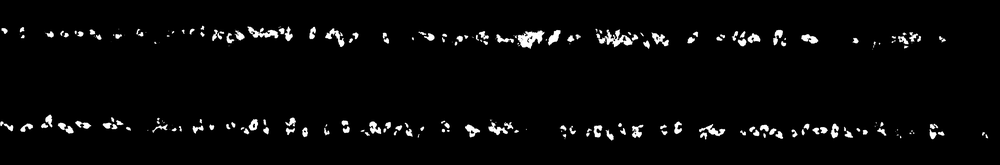
#> input picture l._Mask_count_Seg-CNN/Mask_plot/msk_CNN/2201_1003_7m_msk.png, 1000 x 165 px, shrunk from 3872 x 640 before the run, found by its file name; its folder holds only this picture in this run
$ jupyter execute --allow-errors StandCount_M2-CV2.ipynb   (shell and % lines are left out)
#> lines starting #> are read from the running program, lines starting #| are printed output that depends on the picture; after the words box and inside, x2 and y2 are one past the last pixel; in counts of white or black regions, pixels touching at a corner belong together
<a href="https://colab.research.google.com/drive/1Xm6l4Drtfj3Dxy7T0XsV655javYVAy4S" target="_parent"></a>

[cell 1]
from google.colab import drive
drive.mount('/content/drive')

[cell 2]
# Import libraries
import cv2
import numpy as np
import os
import matplotlib.pyplot as plt
import math
from google.colab.patches import cv2_imshow

Note: When apply this method to high image resolution (7m altitude of flight), the X value from `X*dist_transform.max()` have to be increased, as well as use blur images.

In this stydy were used:

*   10m:

  - No blur images
  - `0.1*dist_transform.max()`

*   7m:

  - Blur images
  - `0.3*dist_transform.max()`

[cell 3]
%cd '/content/drive/MyDrive/UAS_Beans/Beans_StandCount/2022/SVREC/ByStep/l._Mask_count_Seg-CNN'

img_dir = '/content/drive/MyDrive/UAS_Beans/Beans_StandCount/2022/SVREC/ByStep/l._Mask_count_Seg-CNN/Mask_plot/msk_CNN'
img_dir

if os.path.exists(img_dir):
      img = cv2.imread(img_dir)
else:
      print("Path does not exist:", img_dir)

prefixes = ["2201", "2202"]

img_list = sorted(os.listdir(img_dir))
img_list = [v for v in img_list if v.startswith(tuple(prefixes)) and v.endswith('.png')]
print(img_list)
print(len(img_list))

[cell 4]
stand_list = []
for img in img_list:

  image = cv2.imread(os.path.join(img_dir, img))
#> image is the input picture: shape (165, 1000, 3); min 0, max 255, mean 7.9

  gray = cv2.cvtColor(image, cv2.COLOR_BGR2GRAY)

  kernel = np.ones((3,3),np.uint8)
  blur = gray.copy()
  gray = cv2.morphologyEx(gray, cv2.MORPH_CLOSE, kernel)

  blur = cv2.GaussianBlur(gray, (5, 5), 0)
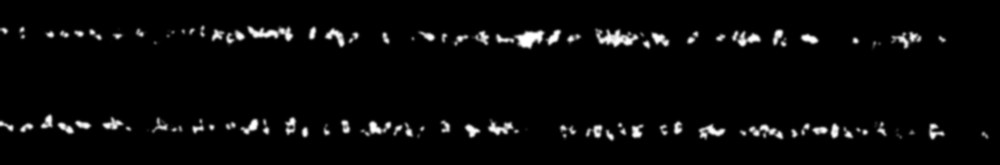
#> blur: shape (165, 1000); min 0, max 255, mean 8.9
    # plt.imshow(blur)

  dist_transform = cv2.distanceTransform(blur,cv2.DIST_L2,5)
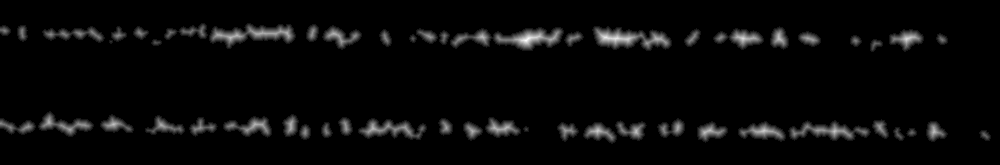
#> dist_transform: shape (165, 1000) float32; min 0, max 10.79, mean 0.376; drawn with min black and max white
  #canny = cv2.morphologyEx(canny, cv2.MORPH_OPEN, np.ones((3,3),np.uint8))
  #plt.figure(figsize = (15,10))
  #plt.imshow(dist_transform, interpolation='nearest')

  # Draw sure figure from distance transform
  ret, sure_fg = cv2.threshold(dist_transform,0.3*dist_transform.max(),255,0) # 0.2 is important, the bigger it is, the object is smaller (to the object center)
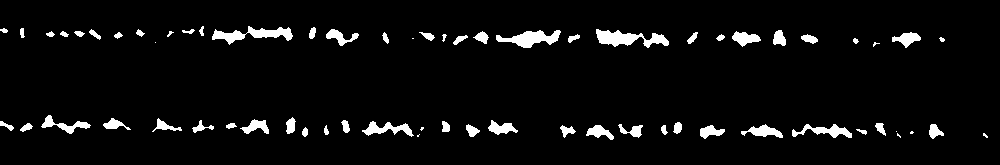
#> sure_fg: shape (165, 1000) float32; 4.8% white; 66 white regions (10 under 20 px), largest, box (x1, y1, x2, y2) and area: (596, 29, 669, 48) 707, (212, 26, 293, 45) 644, (496, 30, 561, 48) 604
#> ret = 3.24
  sure_fg = np.uint8(sure_fg)
#> sure_fg: shape (165, 1000); 4.8% white; 66 white regions (10 under 20 px)

  # [8 lines of commented-out code are left out]

  (cnt, hierarchy) = cv2.findContours(
  sure_fg.copy(), cv2.RETR_EXTERNAL, cv2.CHAIN_APPROX_NONE)
#> cnt = 66 contours, 14 with area under 20; largest, box (x1, y1, x2, y2) and area: (596, 29, 669, 48) 620, (212, 26, 293, 45) 552, (496, 30, 561, 48) 532, (792, 124, 852, 138) 312, (362, 121, 414, 137) 304
  rgb = cv2.cvtColor(image, cv2.COLOR_BGR2RGB)
  cv2.drawContours(rgb, cnt, -1, (0, 255, 0), 2)
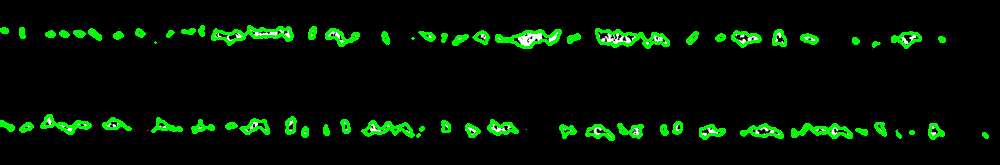
#> rgb: shape (165, 1000, 3); 5.92% of pixels changed, all inside (x1, y1, x2, y2) = (0, 25, 989, 141)

  stand_list.append([img.split('.')[0], len(cnt)]) ## saving stand count number
  print("Counting: bean plant per plot : ", len(cnt))
#| Counting: bean plant per plot :  66

stand = np.array(stand_list)
np.savetxt('./SC_7m_M2_pred.csv', stand, delimiter= ',', fmt="%s")

$ run again, on l._Mask_count_Seg-CNN/Mask_plot/msk_CNN/2201_1008_7m_msk.png
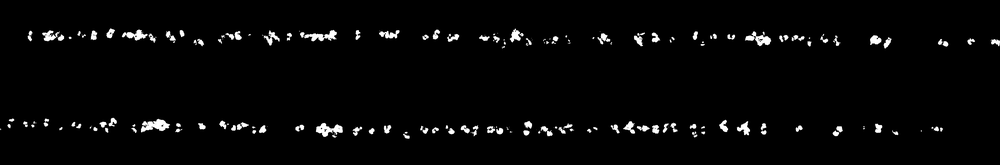
#> input picture l._Mask_count_Seg-CNN/Mask_plot/msk_CNN/2201_1008_7m_msk.png, 1000 x 165 px, shrunk from 3872 x 640 before the run, found by its file name
#> image is the input picture: shape (165, 1000, 3); min 0, max 255, mean 6.6
#> `ret, sure_fg = cv2.threshold(dist_transform,0.3*dist_transform.max(),2..`:
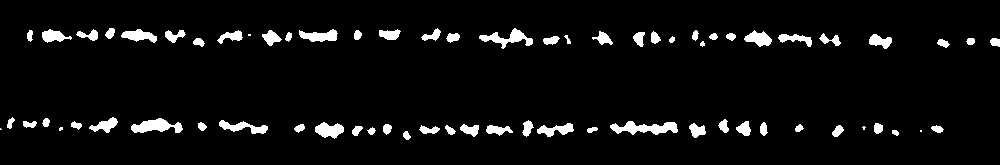
#> sure_fg: shape (165, 1000) float32; 5.2% white; 69 white regions (5 under 20 px), largest, box (x1, y1, x2, y2) and area: (610, 121, 678, 135) 540, (131, 118, 183, 133) 463, (479, 28, 533, 49) 420
#> ret = 2.58
#> cnt = 69 contours, 7 with area under 20; largest, box (x1, y1, x2, y2) and area: (610, 121, 678, 135) 466, (131, 118, 183, 133) 406, (479, 28, 533, 49) 353, (315, 122, 344, 139) 286, (299, 29, 338, 42) 276
#> `cv2.drawContours(rgb, cnt, -1, (0, 255, 0), 2)`:
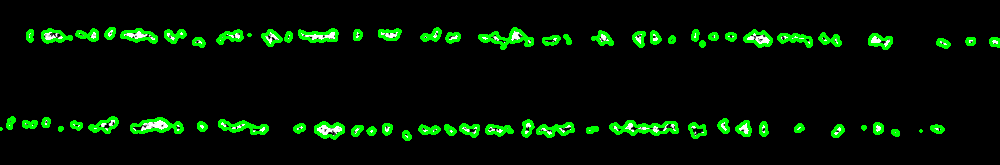
#> rgb: shape (165, 1000, 3); 6.22% of pixels changed, all inside (x1, y1, x2, y2) = (0, 27, 1000, 141)
#| Counting: bean plant per plot :  69

$ run again, on l._Mask_count_Seg-CNN/Mask_plot/msk_CNN/2201_1010_7m_msk.png
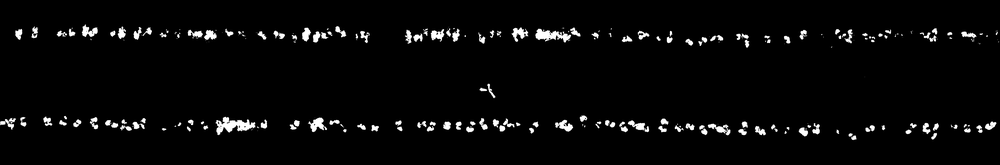
#> input picture l._Mask_count_Seg-CNN/Mask_plot/msk_CNN/2201_1010_7m_msk.png, 1000 x 165 px, shrunk from 3872 x 640 before the run, found by its file name
#> image is the input picture: shape (165, 1000, 3); min 0, max 255, mean 8.3
#> `ret, sure_fg = cv2.threshold(dist_transform,0.3*dist_transform.max(),2..`:
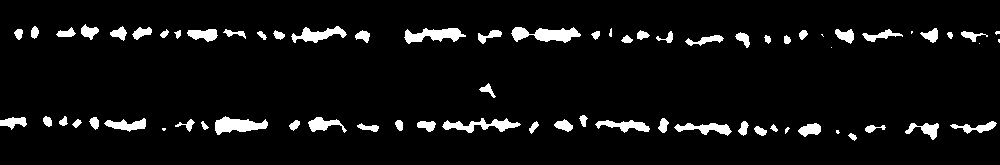
#> sure_fg: shape (165, 1000) float32; 5.9% white; 71 white regions (9 under 20 px), largest, box (x1, y1, x2, y2) and area: (511, 27, 581, 43) 664, (215, 116, 268, 135) 584, (404, 28, 466, 44) 560
#> ret = 3
#> cnt = 71 contours, 10 with area under 20; largest, box (x1, y1, x2, y2) and area: (511, 27, 581, 43) 587, (215, 116, 268, 135) 522, (404, 28, 466, 44) 489, (442, 118, 521, 133) 431, (291, 26, 347, 43) 382
#> `cv2.drawContours(rgb, cnt, -1, (0, 255, 0), 2)`:
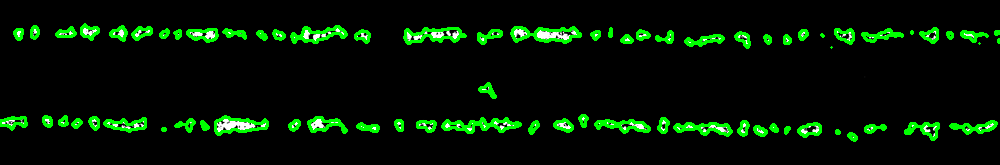
#> rgb: shape (165, 1000, 3); 7.02% of pixels changed, all inside (x1, y1, x2, y2) = (0, 23, 1000, 142)
#| Counting: bean plant per plot :  71

$ run again, on l._Mask_count_Seg-CNN/Mask_plot/msk_CNN/2201_1011_7m_msk.png
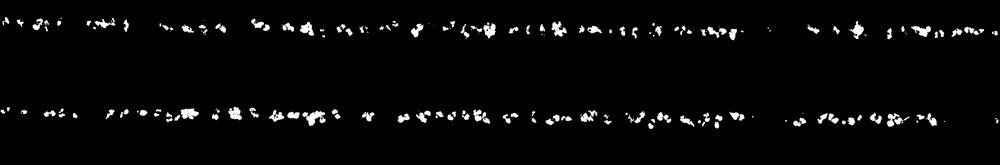
#> input picture l._Mask_count_Seg-CNN/Mask_plot/msk_CNN/2201_1011_7m_msk.png, 1000 x 165 px, shrunk from 3872 x 640 before the run, found by its file name
#> image is the input picture: shape (165, 1000, 3); min 0, max 255, mean 7.5
#> `ret, sure_fg = cv2.threshold(dist_transform,0.3*dist_transform.max(),2..`:
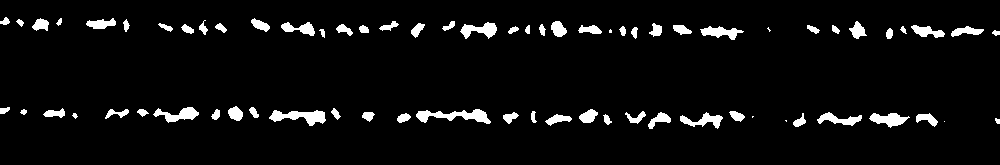
#> sure_fg: shape (165, 1000) float32; 5.1% white; 71 white regions (5 under 20 px), largest, box (x1, y1, x2, y2) and area: (416, 109, 491, 124) 545, (269, 110, 326, 126) 488, (153, 107, 199, 123) 353
#> ret = 2.82
#> cnt = 71 contours, 10 with area under 20; largest, box (x1, y1, x2, y2) and area: (416, 109, 491, 124) 464, (269, 110, 326, 126) 424, (153, 107, 199, 123) 302, (869, 113, 910, 128) 296, (460, 22, 497, 39) 294
#> `cv2.drawContours(rgb, cnt, -1, (0, 255, 0), 2)`:
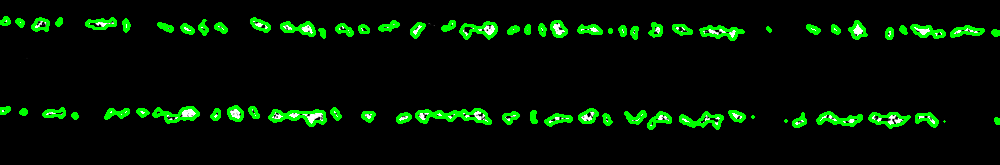
#> rgb: shape (165, 1000, 3); 6.33% of pixels changed, all inside (x1, y1, x2, y2) = (0, 16, 1000, 130)
#| Counting: bean plant per plot :  71

$ run again, on l._Mask_count_Seg-CNN/Mask_plot/msk_CNN/2201_1004_7m_msk.png
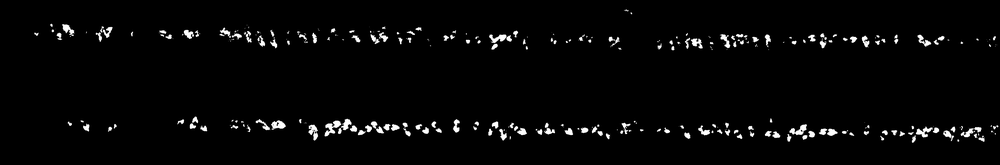
#> input picture l._Mask_count_Seg-CNN/Mask_plot/msk_CNN/2201_1004_7m_msk.png, 1000 x 165 px, shrunk from 3872 x 640 before the run, found by its file name
#> image is the input picture: shape (165, 1000, 3); min 0, max 255, mean 6.5
#> ret = 2.76
#> cnt = 66 contours, 16 with area under 20; largest, box (x1, y1, x2, y2) and area: (298, 118, 412, 141) 946, (880, 125, 986, 143) 848, (219, 25, 278, 49) 514, (785, 123, 855, 143) 452, (719, 33, 772, 50) 442
#> `cv2.drawContours(rgb, cnt, -1, (0, 255, 0), 2)`:
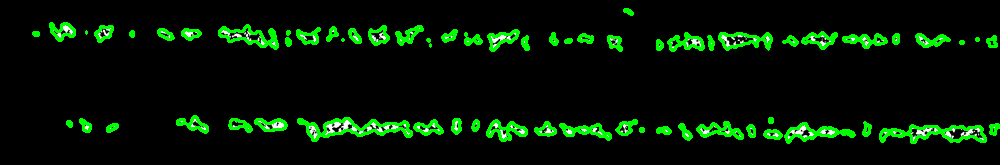
#> rgb: shape (165, 1000, 3); 7.3% of pixels changed, all inside (x1, y1, x2, y2) = (32, 8, 1000, 144)
#| Counting: bean plant per plot :  66
